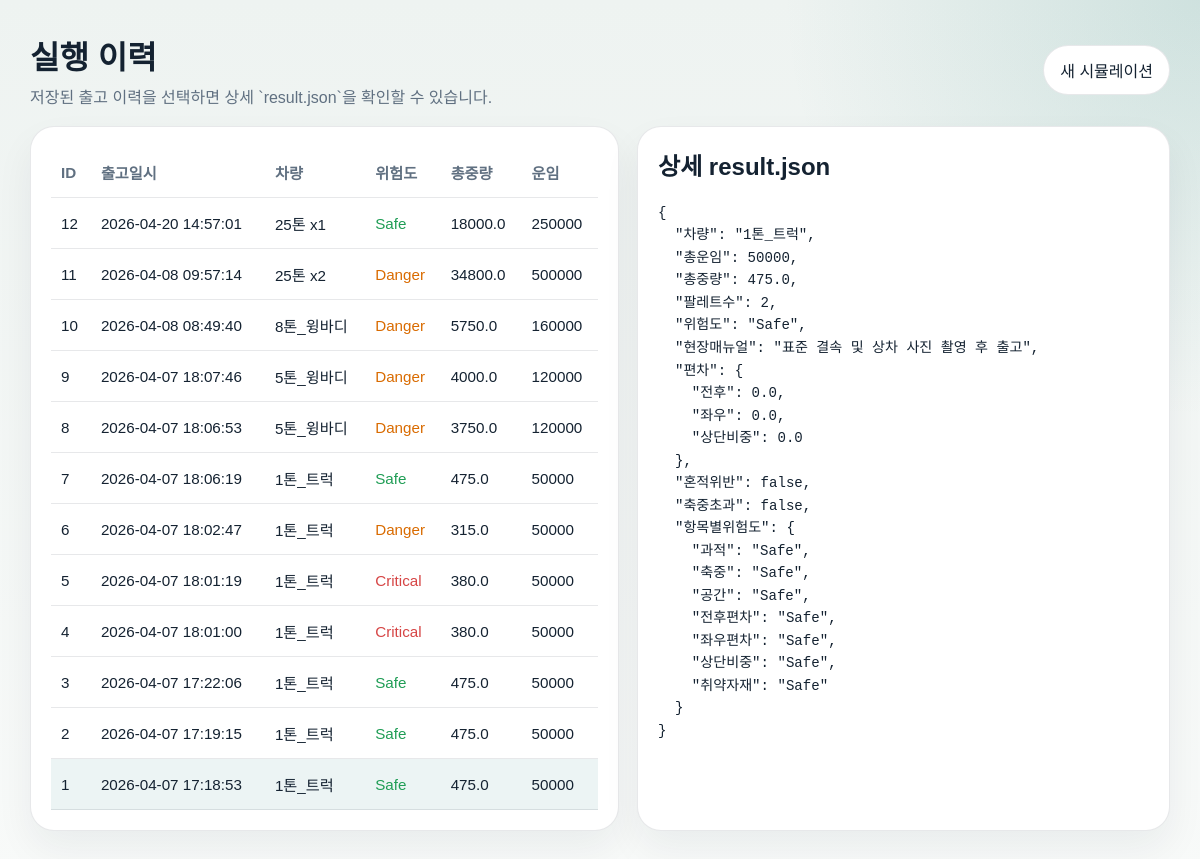
Before: /history?id=1 with the older database file.
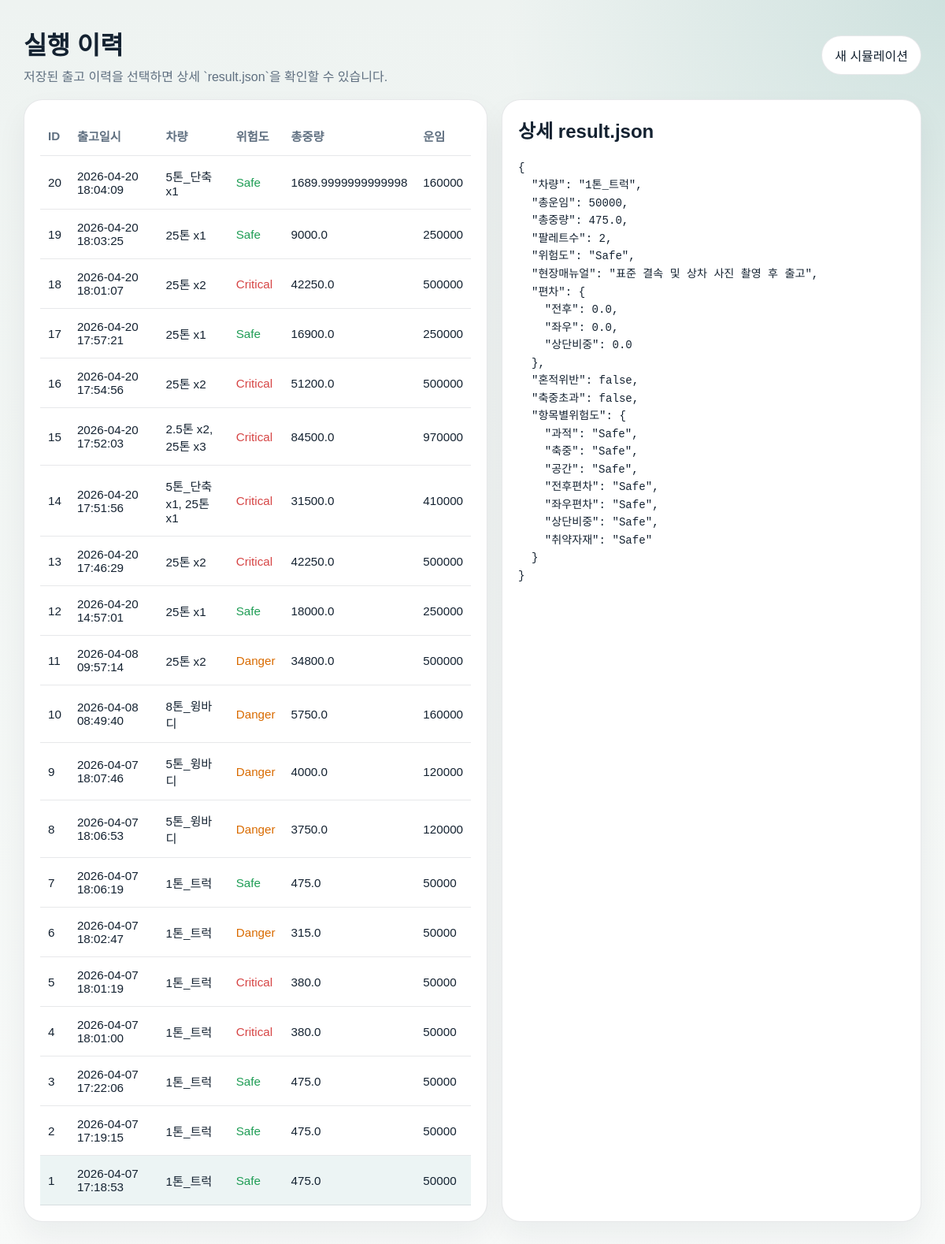
After: the same page with the newer database file.
### tables this page shows
CREATE TABLE history (
                id INTEGER PRIMARY KEY AUTOINCREMENT,
                created_at TEXT NOT NULL,
                vehicle_name TEXT NOT NULL,
                risk_level TEXT NOT NULL,
                total_weight REAL NOT NULL,
                freight_cost INTEGER NOT NULL,
                result_json TEXT NOT NULL
            );

### src/app.py (the view)
@app.get("/history")
def history() -> str:
    init_history_db()
    selected_id = request.args.get("id", type=int)
    with get_db_connection() as connection:
        rows = connection.execute(
            "SELECT id, created_at, vehicle_name, risk_level, total_weight, freight_cost, result_json FROM history ORDER BY id DESC"
        ).fetchall()
    selected_payload = None
    if selected_id is not None:
        for row in rows:
            if row["id"] == selected_id:
                selected_payload = json.loads(row["result_json"])
                break
    elif rows:
        selected_payload = json.loads(rows[0]["result_json"])
        selected_id = int(rows[0]["id"])
    return render_template(
        "history.html",
        rows=rows,
        selected_id=selected_id,
        selected_payload=selected_payload,
        selected_payload_text=(
            json.dumps(selected_payload, ensure_ascii=False, indent=2)
            if selected_payload is not None
            else None
        ),
    )

### src/app.py (called while the page is built)
def get_db_connection() -> sqlite3.Connection:
    connection = sqlite3.connect(DB_PATH)
    connection.row_factory = sqlite3.Row
    return connection

def init_history_db() -> None:
    DATA_DIR.mkdir(parents=True, exist_ok=True)
    with get_db_connection() as connection:
        connection.execute(
            """
            CREATE TABLE IF NOT EXISTS history (
                id INTEGER PRIMARY KEY AUTOINCREMENT,
                created_at TEXT NOT NULL,
                vehicle_name TEXT NOT NULL,
                risk_level TEXT NOT NULL,
                total_weight REAL NOT NULL,
                freight_cost INTEGER NOT NULL,
                result_json TEXT NOT NULL
            )
            """
        )
        connection.commit()

def risk_color(level: str) -> str:
    return {
        "Safe": "#1f9d55",
        "Caution": "#d9a404",
        "Danger": "#d96b00",
        "Critical": "#d64545",
    }.get(level, "#4a5568")

@app.context_processor
def inject_helpers() -> dict[str, object]:
    return {"risk_color": risk_color}

### src/templates/history.html (shortened to what this page needs)
<!doctype html>
<html lang="ko">
<head>
</head>
<body>
  <div class="shell">
    <div class="nav">
      <div>
        <h1 style="margin:0;">실행 이력</h1>
        <div style="color:var(--muted); margin-top:6px;">저장된 출고 이력을 선택하면 상세 `result.json`을 확인할 수 있습니다.</div>
      </div>
      <a href="{{ url_for('index') }}">새 시뮬레이션</a>
    </div>
    <div class="layout">
      <section class="panel">
        <table>
          <thead>
            <tr>
              <th>ID</th>
              <th>출고일시</th>
              <th>차량</th>
              <th>위험도</th>
              <th>총중량</th>
              <th>운임</th>
            </tr>
          </thead>
          <tbody>
            {% for row in rows %}
              <tr data-href="{{ url_for('history', id=row['id']) }}" class="{% if selected_id == row['id'] %}active{% endif %}">
                <td>{{ row["id"] }}</td>
                <td>{{ row["created_at"] }}</td>
                <td>{{ row["vehicle_name"] }}</td>
                <td style="color: {{ risk_color(row['risk_level']) }}">{{ row["risk_level"] }}</td>
                <td>{{ row["total_weight"] }}</td>
                <td>{{ row["freight_cost"] }}</td>
              </tr>
            {% endfor %}
          </tbody>
        </table>
      </section>
      <section class="panel">
        <h2 style="margin-top:0;">상세 result.json</h2>
        {% if selected_payload_text %}
          <pre>{{ selected_payload_text }}</pre>
        {% else %}
          <p style="color:var(--muted);">저장된 이력이 없습니다.</p>
        {% endif %}
      </section>
    </div>
  </div>
</body>
</html>

### src/templates/history.html (style rules this page uses)
:root { --bg: #eef3f1; --ink: #142231; --muted: #607081; --panel: #fff; --border: rgba(20,34,49,.1); }
* { box-sizing: border-box; }
body { margin: 0; font-family: "Avenir Next", "Pretendard", sans-serif; background: radial-gradient(circle at top right, rgba(15,118,110,.14), transparent 28%), linear-gradient(180deg, #eef3f1, #f8faf9); color: var(--ink); }
.shell { max-width: 1180px; margin: 0 auto; padding: 32px 20px 56px; }
.nav { display: flex; justify-content: space-between; align-items: center; margin-bottom: 18px; }
.nav a { text-decoration: none; color: var(--ink); padding: 12px 16px; border-radius: 999px; background: white; border: 1px solid var(--border); }
.layout { display: grid; grid-template-columns: 1.05fr .95fr; gap: 18px; }
.panel { background: var(--panel); border: 1px solid var(--border); border-radius: 24px; padding: 20px; box-shadow: 0 18px 38px rgba(20,34,49,.06); }
table { width: 100%; border-collapse: collapse; }
th, td { text-align: left; padding: 14px 10px; border-bottom: 1px solid var(--border); font-size: 0.95rem; }
th { color: var(--muted); }
tr.active { background: rgba(15,118,110,.08); }
tr[data-href] { cursor: pointer; }
pre { margin: 0; white-space: pre-wrap; word-break: break-word; font-family: "SFMono-Regular", monospace; font-size: .88rem; line-height: 1.6; }

Changed rows visible on the page:
added history: id "20", created_at "2026-04-20 18:04:09", vehicle_name "5톤_단축 x1", risk_level "Safe", total_weight "1689.9999999999998", freight_cost "160000"
added history: id "19", created_at "2026-04-20 18:03:25", vehicle_name "25톤 x1", risk_level "Safe", total_weight "9000.0", freight_cost "250000"
added history: id "18", created_at "2026-04-20 18:01:07", vehicle_name "25톤 x2", risk_level "Critical", total_weight "42250.0", freight_cost "500000"
added history: id "17", created_at "2026-04-20 17:57:21", vehicle_name "25톤 x1", risk_level "Safe", total_weight "16900.0", freight_cost "250000"
added history: id "16", created_at "2026-04-20 17:54:56", vehicle_name "25톤 x2", risk_level "Critical", total_weight "51200.0", freight_cost "500000"
added history: id "15", created_at "2026-04-20 17:52:03", vehicle_name "2.5톤 x2, 25톤 x3", risk_level "Critical", total_weight "84500.0", freight_cost "970000"
added history: id "14", created_at "2026-04-20 17:51:56", vehicle_name "5톤_단축 x1, 25톤 x1", risk_level "Critical", total_weight "31500.0", freight_cost "410000"
added history: id "13", created_at "2026-04-20 17:46:29", vehicle_name "25톤 x2", risk_level "Critical", total_weight "42250.0", freight_cost "500000"
